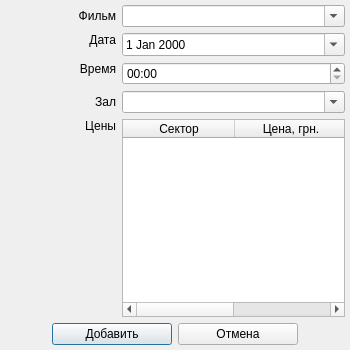
<?xml version="1.0" encoding="UTF-8"?>
<ui version="4.0">
 <class>AddSessionDialog</class>
 <widget class="QDialog" name="AddSessionDialog">
  <property name="windowModality">
   <enum>Qt::NonModal</enum>
  </property>
  <property name="geometry">
   <rect>
    <x>0</x>
    <y>0</y>
    <width>350</width>
    <height>350</height>
   </rect>
  </property>
  <property name="windowTitle">
   <string>Добавить сеанс</string>
  </property>
  <property name="windowIcon">
   <iconset resource="icons.qrc">
    <normaloff>:/icons/icons/add2.ico</normaloff>:/icons/icons/add2.ico</iconset>
  </property>
  <layout class="QGridLayout" name="gridLayout" columnstretch="1,2" columnminimumwidth="0,0">
   <property name="leftMargin">
    <number>5</number>
   </property>
   <property name="topMargin">
    <number>5</number>
   </property>
   <property name="rightMargin">
    <number>5</number>
   </property>
   <property name="bottomMargin">
    <number>5</number>
   </property>
   <item row="0" column="0">
    <widget class="QLabel" name="filmLabel">
     <property name="text">
      <string>Фильм</string>
     </property>
     <property name="alignment">
      <set>Qt::AlignRight|Qt::AlignTrailing|Qt::AlignVCenter</set>
     </property>
    </widget>
   </item>
   <item row="0" column="1">
    <widget class="QComboBox" name="filmComboBox">
     <property name="editable">
      <bool>true</bool>
     </property>
     <property name="insertPolicy">
      <enum>QComboBox::InsertAtBottom</enum>
     </property>
    </widget>
   </item>
   <item row="1" column="0">
    <widget class="QLabel" name="dateLabel">
     <property name="text">
      <string>Дата</string>
     </property>
     <property name="alignment">
      <set>Qt::AlignRight|Qt::AlignTrailing|Qt::AlignVCenter</set>
     </property>
    </widget>
   </item>
   <item row="1" column="1" rowspan="2">
    <widget class="QDateEdit" name="dateEdit">
     <property name="calendarPopup">
      <bool>true</bool>
     </property>
    </widget>
   </item>
   <item row="2" column="0" rowspan="2">
    <widget class="QLabel" name="timeLabel">
     <property name="text">
      <string>Время</string>
     </property>
     <property name="alignment">
      <set>Qt::AlignRight|Qt::AlignTrailing|Qt::AlignVCenter</set>
     </property>
    </widget>
   </item>
   <item row="3" column="1">
    <widget class="QTimeEdit" name="timeEdit">
     <property name="displayFormat">
      <string>HH:mm</string>
     </property>
    </widget>
   </item>
   <item row="4" column="0">
    <widget class="QLabel" name="hallLabel">
     <property name="text">
      <string>Зал</string>
     </property>
     <property name="alignment">
      <set>Qt::AlignRight|Qt::AlignTrailing|Qt::AlignVCenter</set>
     </property>
    </widget>
   </item>
   <item row="4" column="1">
    <widget class="QComboBox" name="hallComboBox">
     <property name="editable">
      <bool>true</bool>
     </property>
     <property name="insertPolicy">
      <enum>QComboBox::NoInsert</enum>
     </property>
    </widget>
   </item>
   <item row="5" column="0">
    <widget class="QLabel" name="priceLabel">
     <property name="text">
      <string>Цены</string>
     </property>
     <property name="alignment">
      <set>Qt::AlignRight|Qt::AlignTop|Qt::AlignTrailing</set>
     </property>
    </widget>
   </item>
   <item row="5" column="1">
    <widget class="QTableWidget" name="priceTable">
     <property name="rowCount">
      <number>0</number>
     </property>
     <attribute name="horizontalHeaderCascadingSectionResizes">
      <bool>true</bool>
     </attribute>
     <attribute name="horizontalHeaderDefaultSectionSize">
      <number>112</number>
     </attribute>
     <attribute name="horizontalHeaderStretchLastSection">
      <bool>true</bool>
     </attribute>
     <attribute name="verticalHeaderVisible">
      <bool>false</bool>
     </attribute>
     <column>
      <property name="text">
       <string>Сектор</string>
      </property>
     </column>
     <column>
      <property name="text">
       <string>Цена, грн.</string>
      </property>
     </column>
    </widget>
   </item>
   <item row="6" column="0" colspan="2">
    <layout class="QHBoxLayout" name="horizontalLayout">
     <item>
      <spacer name="horizontalSpacer_2">
       <property name="orientation">
        <enum>Qt::Horizontal</enum>
       </property>
       <property name="sizeHint" stdset="0">
        <size>
         <width>40</width>
         <height>20</height>
        </size>
       </property>
      </spacer>
     </item>
     <item>
      <widget class="QPushButton" name="addButton">
       <property name="minimumSize">
        <size>
         <width>120</width>
         <height>0</height>
        </size>
       </property>
       <property name="maximumSize">
        <size>
         <width>120</width>
         <height>16777215</height>
        </size>
       </property>
       <property name="text">
        <string>Добавить</string>
       </property>
      </widget>
     </item>
     <item>
      <widget class="QPushButton" name="cancelButton">
       <property name="minimumSize">
        <size>
         <width>120</width>
         <height>0</height>
        </size>
       </property>
       <property name="maximumSize">
        <size>
         <width>120</width>
         <height>16777215</height>
        </size>
       </property>
       <property name="text">
        <string>Отмена</string>
       </property>
      </widget>
     </item>
     <item>
      <spacer name="horizontalSpacer">
       <property name="orientation">
        <enum>Qt::Horizontal</enum>
       </property>
       <property name="sizeHint" stdset="0">
        <size>
         <width>40</width>
         <height>20</height>
        </size>
       </property>
      </spacer>
     </item>
    </layout>
   </item>
  </layout>
 </widget>
 <resources>
  <include location="icons.qrc"/>
 </resources>
 <connections/>
</ui>
